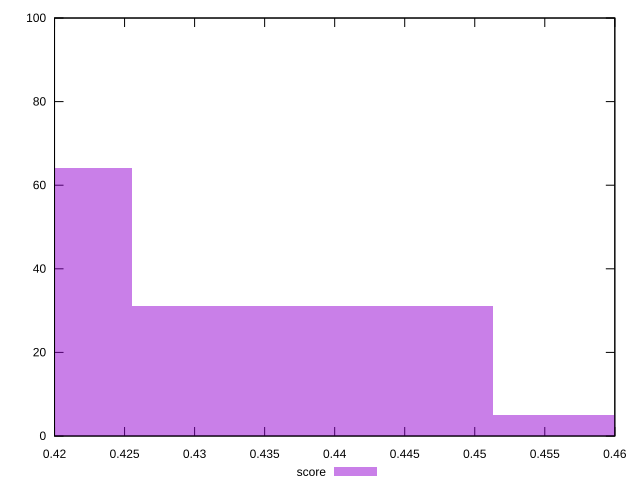

The script that saved this image:
reset

$score <<EOF
0.4383946029528871 31
0.41260668513212906 64
0.4641825207736452 5
EOF

set key outside below
set boxwidth 0.025787917820758066
set xrange [0.42:0.46]
set yrange [0:100]
set trange [0:100]
set style fill transparent solid 0.5 noborder
set terminal svg size 640, 490 enhanced background rgb 'white'
set output "reports/report_00031_2021-02-24T23-18-18.084Z/uses-http2/samples/card/score/histogram.svg"

plot $score title "score" with boxes

reset
